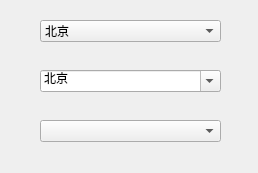
<?xml version="1.0" encoding="UTF-8"?>
<ui version="4.0">
 <class>QComboBoxDemoClass</class>
 <widget class="QDialog" name="QComboBoxDemoClass">
  <property name="geometry">
   <rect>
    <x>0</x>
    <y>0</y>
    <width>258</width>
    <height>173</height>
   </rect>
  </property>
  <property name="windowTitle">
   <string>QComboBoxDemo</string>
  </property>
  <widget class="QComboBox" name="comboBox">
   <property name="geometry">
    <rect>
     <x>40</x>
     <y>20</y>
     <width>181</width>
     <height>22</height>
    </rect>
   </property>
   <item>
    <property name="text">
     <string>北京</string>
    </property>
   </item>
   <item>
    <property name="text">
     <string>上海</string>
    </property>
   </item>
   <item>
    <property name="text">
     <string>广州</string>
    </property>
   </item>
   <item>
    <property name="text">
     <string>深圳</string>
    </property>
   </item>
  </widget>
  <widget class="QComboBox" name="comboBox_2">
   <property name="geometry">
    <rect>
     <x>40</x>
     <y>70</y>
     <width>181</width>
     <height>22</height>
    </rect>
   </property>
   <property name="editable">
    <bool>true</bool>
   </property>
   <item>
    <property name="text">
     <string>北京</string>
    </property>
   </item>
   <item>
    <property name="text">
     <string>上海</string>
    </property>
   </item>
   <item>
    <property name="text">
     <string>广州</string>
    </property>
   </item>
   <item>
    <property name="text">
     <string>深圳</string>
    </property>
   </item>
  </widget>
  <widget class="QComboBox" name="cbIcon">
   <property name="geometry">
    <rect>
     <x>40</x>
     <y>120</y>
     <width>181</width>
     <height>22</height>
    </rect>
   </property>
  </widget>
 </widget>
 <layoutdefault spacing="6" margin="11"/>
 <resources>
  <include location="QComboBoxDemo.qrc"/>
 </resources>
 <connections/>
</ui>
